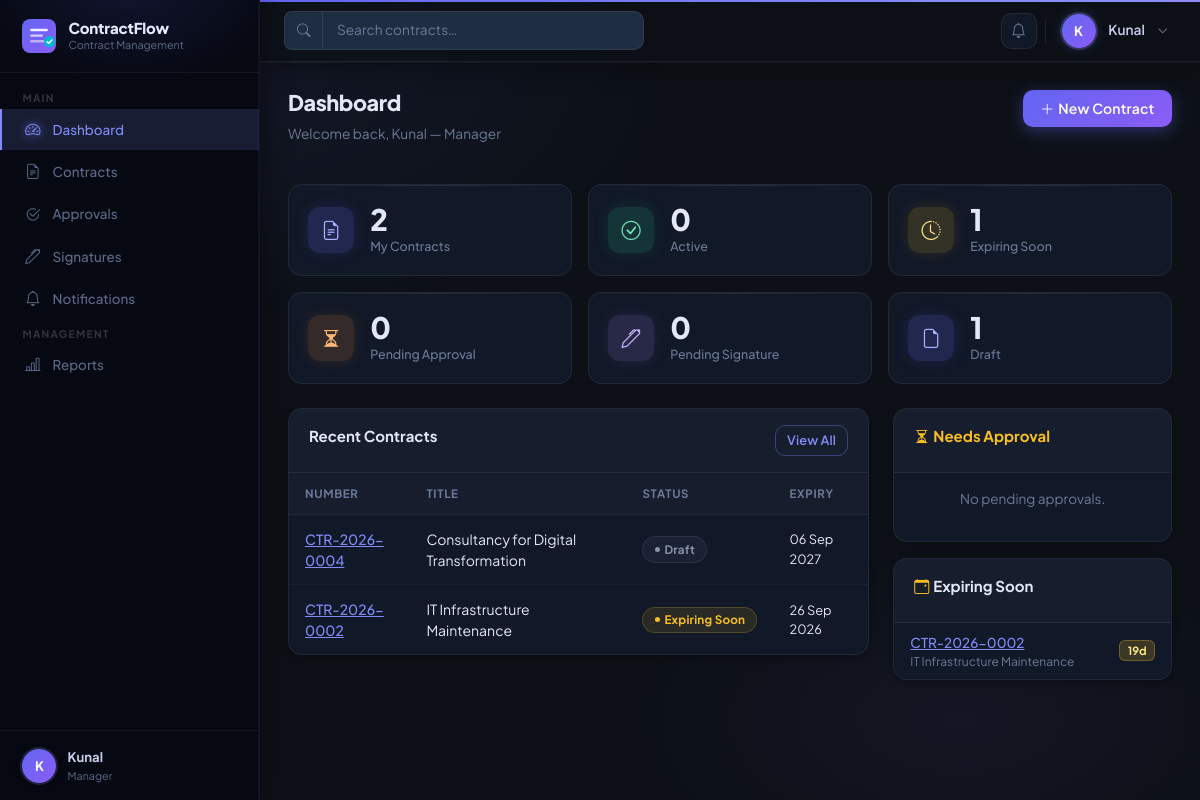
The page /dashboard/ (signed in) on the database its author committed.
### accounts/models.py (models this page shows, shortened)
class User(AbstractUser):
    class Role(models.TextChoices):
        ADMIN = "ADMIN", "Admin"
        MANAGER = "MANAGER", "Manager"
        EMPLOYEE = "EMPLOYEE", "Employee"
    class Status(models.TextChoices):
        ACTIVE = "ACTIVE", "Active"
        INACTIVE = "INACTIVE", "Inactive"
        SUSPENDED = "SUSPENDED", "Suspended"
    role = models.CharField(
        max_length=20,
        choices=Role.choices,
        default=Role.EMPLOYEE,
    )
    status = models.CharField(
        max_length=20,
        choices=Status.choices,
        default=Status.ACTIVE,
    )
    phone = models.CharField(max_length=20, blank=True)
    department = models.ForeignKey(
        Department,
        on_delete=models.SET_NULL,
        null=True,
        blank=True,
        related_name="users",
    )
    @property
    def is_admin(self):
        return self.role == self.Role.ADMIN
    @property
    def is_manager(self):
        return self.role == self.Role.MANAGER
    @property
    def full_name(self):
        return f"{self.first_name} {self.last_name}".strip() or self.username

### contracts/models.py (models this page shows, shortened)
class Contract(models.Model):
    class Status(models.TextChoices):
        DRAFT             = "DRAFT",             "Draft"
        UNDER_REVIEW      = "UNDER_REVIEW",      "Under Review"
        PENDING_APPROVAL  = "PENDING_APPROVAL",  "Pending Approval"
        APPROVED          = "APPROVED",          "Approved"
        PENDING_SIGNATURE = "PENDING_SIGNATURE", "Pending Signature"
        ACTIVE            = "ACTIVE",            "Active"
        EXPIRING_SOON     = "EXPIRING_SOON",     "Expiring Soon"
        EXPIRED           = "EXPIRED",           "Expired"
        RENEWED           = "RENEWED",           "Renewed"
        REJECTED          = "REJECTED",          "Rejected"
        CANCELLED         = "CANCELLED",         "Cancelled"
        ARCHIVED          = "ARCHIVED",          "Archived"
    class Priority(models.TextChoices):
        LOW      = "LOW",      "Low"
        MEDIUM   = "MEDIUM",   "Medium"
        HIGH     = "HIGH",     "High"
        CRITICAL = "CRITICAL", "Critical"
    contract_number = models.CharField(max_length=30, unique=True, editable=False)
    title           = models.CharField(max_length=255)
    contract_type   = models.ForeignKey(
        ContractCategory,
        on_delete=models.SET_NULL,
        null=True,
        blank=True,
        related_name="contracts",
    )
    description     = models.TextField(blank=True)
    party_name    = models.CharField(max_length=200, verbose_name="Party / Vendor Name")
    party_contact = models.CharField(max_length=200, blank=True, verbose_name="Party Contact Person")
    party_email   = models.EmailField(blank=True, verbose_name="Party Email")
    party_phone   = models.CharField(max_length=30, blank=True, verbose_name="Party Phone")
    department = models.ForeignKey(
        "accounts.Department",
        on_delete=models.SET_NULL,
        null=True,
        blank=True,
        related_name="contracts",
    )
    owner = models.ForeignKey(
        settings.AUTH_USER_MODEL,
        on_delete=models.SET_NULL,
        null=True,
        blank=True,
        related_name="owned_contracts",
    )
    start_date   = models.DateField()
    end_date     = models.DateField()
    renewal_date = models.DateField(null=True, blank=True)
    contract_value = models.DecimalField(max_digits=15, decimal_places=2, null=True, blank=True)
    payment_terms  = models.CharField(max_length=200, blank=True)
    status   = models.CharField(max_length=25, choices=Status.choices, default=Status.DRAFT)
    priority = models.CharField(max_length=10, choices=Priority.choices, default=Priority.MEDIUM)
    notes         = models.TextField(blank=True)
    renewal_terms = models.TextField(blank=True)
    created_by   = models.ForeignKey(
        settings.AUTH_USER_MODEL,
        on_delete=models.SET_NULL,
        null=True,
        related_name="created_contracts",
    )
    created_at   = models.DateTimeField(auto_now_add=True)
    updated_at   = models.DateTimeField(auto_now=True)
    class Meta:
        ordering = ["-created_at"]
    @property
    def days_until_expiry(self):
        if self.end_date:
            delta = self.end_date - timezone.now().date()
            return delta.days
        return None
    @property
    def status_badge_class(self):
        mapping = {
            "DRAFT":             "secondary",
            "UNDER_REVIEW":      "info",
            "PENDING_APPROVAL":  "warning",
            "APPROVED":          "primary",
            "PENDING_SIGNATURE": "warning",
            "ACTIVE":            "success",
            "EXPIRING_SOON":     "warning",
            "EXPIRED":           "danger",
            "RENEWED":           "success",
            "REJECTED":          "danger",
            "CANCELLED":         "secondary",
            "ARCHIVED":          "secondary",
        }
        return mapping.get(self.status, "secondary")

### dashboard/views.py (the view)
# urls.py: path("dashboard/",      include("dashboard.urls",     namespace="dashboard")),
@login_required
def dashboard(request):
    user = request.user
    today = timezone.now().date()
    if user.is_admin:
        return _admin_dashboard(request, today)
    elif user.is_manager:
        return _manager_dashboard(request, today, user)
    else:
        return _employee_dashboard(request, today, user)

### dashboard/views.py (called while the page is built)
def _timedelta(days):
    import datetime
    return datetime.timedelta(days=days)

### notifications/context_processors.py (called while the page is built)
def unread_notifications(request):
    if request.user.is_authenticated:
        count = Notification.objects.filter(
            recipient=request.user,
            status=Notification.Status.UNREAD,
        ).count()
        return {"unread_notification_count": count}
    return {"unread_notification_count": 0}

### templates/dashboard/manager_dashboard.html (shortened to what this page needs)
{% extends "base.html" %}
{% block nav_dashboard %}active{% endblock %}
{% block content %}
<div class="page-header">
  <div>
    <h1 class="page-title">Dashboard</h1>
    <p class="page-subtitle">Welcome back, {{ request.user.full_name }} — Manager</p>
  </div>
  <a href="{% url 'contracts:contract_create' %}" class="btn btn-primary">
    <i class="bi bi-plus-lg me-1"></i>New Contract
  </a>
</div>
<div class="row g-3 mb-4">
  <div class="col-6 col-md-4">
    <div class="stat-card">
      <div class="stat-icon bg-blue"><i class="bi bi-file-earmark-text"></i></div>
      <div><div class="stat-value">{{ stats.total_contracts }}</div><div class="stat-label">My Contracts</div></div>
    </div>
  </div>
  <div class="col-6 col-md-4">
    <div class="stat-card">
      <div class="stat-icon bg-green"><i class="bi bi-check-circle"></i></div>
      <div><div class="stat-value">{{ stats.active }}</div><div class="stat-label">Active</div></div>
    </div>
  </div>
  <div class="col-6 col-md-4">
    <div class="stat-card">
      <div class="stat-icon bg-yellow"><i class="bi bi-clock-history"></i></div>
      <div><div class="stat-value">{{ stats.expiring_soon }}</div><div class="stat-label">Expiring Soon</div></div>
    </div>
  </div>
  <div class="col-6 col-md-4">
    <div class="stat-card">
      <div class="stat-icon bg-orange"><i class="bi bi-hourglass-split"></i></div>
      <div><div class="stat-value">{{ stats.pending_approval }}</div><div class="stat-label">Pending Approval</div></div>
    </div>
  </div>
  <div class="col-6 col-md-4">
    <div class="stat-card">
      <div class="stat-icon bg-purple"><i class="bi bi-pen"></i></div>
      <div><div class="stat-value">{{ stats.pending_signature }}</div><div class="stat-label">Pending Signature</div></div>
    </div>
  </div>
  <div class="col-6 col-md-4">
    <div class="stat-card">
      <div class="stat-icon bg-blue"><i class="bi bi-file-earmark"></i></div>
      <div><div class="stat-value">{{ stats.draft }}</div><div class="stat-label">Draft</div></div>
    </div>
  </div>
</div>
<div class="row g-4">
  <div class="col-lg-8 col-md-12">
    <div class="card">
      <div class="card-header">
        <span class="card-title">Recent Contracts</span>
        <a href="{% url 'contracts:contract_list' %}" class="btn btn-sm btn-outline-primary">View All</a>
      </div>
      <div class="table-responsive">
        <table class="table mb-0">
          <thead><tr><th>Number</th><th>Title</th><th>Status</th><th>Expiry</th></tr></thead>
          <tbody>
            {% for c in recent_contracts %}
            <tr>
              <td><a href="{% url 'contracts:contract_detail' c.pk %}" class="text-primary fw-500">{{ c.contract_number }}</a></td>
              <td>{{ c.title|truncatechars:40 }}</td>
              <td><span class="status-badge badge-{{ c.status_badge_class }}">{{ c.get_status_display }}</span></td>
              <td style="font-size:.8rem;">{{ c.end_date|date:"d M Y" }}</td>
            </tr>
            {% empty %}
            <tr><td colspan="4" class="text-center py-4 text-muted">No contracts yet.</td></tr>
            {% endfor %}
          </tbody>
        </table>
      </div>
    </div>
  </div>
  <div class="col-lg-4 col-md-12">
    <div class="card mb-3">
      <div class="card-header">
        <span class="card-title text-warning"><i class="bi bi-hourglass-split me-1"></i>Needs Approval</span>
      </div>
      {% if pending_approvals %}
      <ul class="list-group list-group-flush">
        {% for c in pending_approvals %}
        <li class="list-group-item py-2 px-3">
          <a href="{% url 'contracts:contract_detail' c.pk %}" class="text-primary fw-500" style="font-size:.85rem;">{{ c.contract_number }}</a>
          <div class="text-muted" style="font-size:.75rem;">{{ c.title|truncatechars:35 }}</div>
          <a href="{% url 'approvals:approval_action' c.pk %}" class="btn btn-xs btn-warning mt-1" style="font-size:.75rem;padding:.15rem .5rem;">Review</a>
        </li>
        {% endfor %}
      </ul>
      {% else %}
      <p class="text-center text-muted py-3" style="font-size:.85rem;">No pending approvals.</p>
      {% endif %}
    </div>
    <div class="card">
      <div class="card-header">
        <span class="card-title"><i class="bi bi-calendar-event text-warning me-1"></i>Expiring Soon</span>
      </div>
      {% if upcoming_expirations %}
      <ul class="list-group list-group-flush">
        {% for c in upcoming_expirations %}
        <li class="list-group-item d-flex justify-content-between align-items-center py-2 px-3">
          <div>
            <a href="{% url 'contracts:contract_detail' c.pk %}" class="text-primary fw-500" style="font-size:.85rem;">{{ c.contract_number }}</a>
            <div class="text-muted" style="font-size:.75rem;">{{ c.title|truncatechars:30 }}</div>
          </div>
          <span class="badge {% if c.days_until_expiry <= 7 %}bg-danger{% else %}bg-warning{% endif %}">{{ c.days_until_expiry }}d</span>
        </li>
        {% endfor %}
      </ul>
      {% else %}
      <p class="text-center text-muted py-3" style="font-size:.85rem;">No expiring contracts.</p>
      {% endif %}
    </div>
  </div>
</div>
{% endblock %}

### templates/base.html (shortened to what this page needs)
{% load static %}
<!DOCTYPE html>
<html lang="en">
<head>
  <link href="https://cdn.jsdelivr.net/npm/bootstrap@5.3.3/dist/css/bootstrap.min.css" rel="stylesheet">
  <link href="https://cdn.jsdelivr.net/npm/bootstrap-icons@1.11.3/font/bootstrap-icons.min.css" rel="stylesheet">
  <link href="{% static 'css/crm.css' %}" rel="stylesheet">
</head>
<body>
<div class="crm-wrapper">
  <aside class="sidebar" id="crm-sidebar">
    <a class="sidebar-brand" href="{% url 'dashboard:index' %}">
      <div>
        <div class="brand-text">ContractFlow</div>
        <div class="brand-sub">Contract Management</div>
      </div>
    </a>
    <nav class="sidebar-nav">
      <span class="nav-section-label">Main</span>
      <a class="sidebar-link {% block nav_dashboard %}{% endblock %}"
         href="{% url 'dashboard:index' %}">
        <span class="nav-icon"><i class="bi bi-speedometer2"></i></span>
        Dashboard
      </a>
      <a class="sidebar-link {% block nav_contracts %}{% endblock %}"
         href="{% url 'contracts:contract_list' %}">
        <span class="nav-icon"><i class="bi bi-file-earmark-text"></i></span>
        Contracts
      </a>
      <a class="sidebar-link {% block nav_approvals %}{% endblock %}"
         href="{% url 'approvals:approval_list' %}">
        <span class="nav-icon"><i class="bi bi-check2-circle"></i></span>
        Approvals
      </a>
      <a class="sidebar-link {% block nav_signatures %}{% endblock %}"
         href="{% url 'signatures:signature_list' %}">
        <span class="nav-icon"><i class="bi bi-pen"></i></span>
        Signatures
      </a>
      <a class="sidebar-link {% block nav_notifications %}{% endblock %}"
         href="{% url 'notifications:notification_list' %}">
        <span class="nav-icon"><i class="bi bi-bell"></i></span>
        Notifications
      </a>
      {% if request.user.is_manager or request.user.is_admin %}
      <span class="nav-section-label">Management</span>
      <a class="sidebar-link {% block nav_reports %}{% endblock %}"
         href="{% url 'reports:reports_index' %}">
        <span class="nav-icon"><i class="bi bi-bar-chart-line"></i></span>
        Reports
      </a>
      {% endif %}
    </nav>
    <div class="sidebar-footer">
      <div class="sidebar-user">
        <div class="sidebar-avatar">{{ request.user.username|first|upper }}</div>
        <div class="sidebar-user-info">
          <div class="name">{{ request.user.full_name }}</div>
          <div class="role">{{ request.user.get_role_display }}</div>
        </div>
      </div>
    </div>
  </aside>
  <div class="main-area">
    <header class="topbar">
      <form class="topbar-search d-none d-md-flex"
            action="{% url 'contracts:contract_list' %}"
            method="get">
        <div class="input-group">
          <span class="input-group-text rounded-start-3 border-end-0">
            <i class="bi bi-search" style="font-size:.85rem;"></i>
          </span>
          <input type="text" name="search" class="form-control"
                 placeholder="Search contracts…"
                 value="{{ request.GET.search|default:'' }}">
        </div>
      </form>
      <div class="topbar-actions">
        <a href="{% url 'notifications:notification_list' %}" class="btn-icon" title="Notifications">
          <i class="bi bi-bell"></i>
        </a>
        <div class="dropdown">
          <div class="topbar-user" data-bs-toggle="dropdown" aria-expanded="false">
            <div class="topbar-avatar">{{ request.user.username|first|upper }}</div>
            <span class="d-none d-md-inline ms-1"
                  style="font-size:.855rem;font-weight:600;color:#c8ceee;">
              {{ request.user.full_name }}
            </span>
            <i class="bi bi-chevron-down ms-1 d-none d-md-inline"
               style="font-size:.65rem;color:#9ca3af;"></i>
          </div>
        </div>
      </div>
    </header>
    <main class="page-content" style="position:relative;z-index:1;">
      {% block content %}{% endblock %}
    </main>
  </div>
</div>
</body>
</html>

### rows shown on the page
User: user.username|first "K", user.full_name "Kunal", user.role "Manager"
Contract: contract_number "CTR-2026-0004", title "Consultancy for Digital Transformation", status "Draft", end_date "06 Sep 2027"
Contract: contract_number "CTR-2026-0002", title "IT Infrastructure Maintenance", status "Expiring Soon", end_date "26 Sep 2026", days_until_expiry "19"

### other values the page prints
{{ stats.total_contracts }} "2"
{{ stats.active }} "0"
{{ stats.expiring_soon }} "1"
{{ stats.pending_approval }} "0"
{{ stats.pending_signature }} "0"
{{ stats.draft }} "1"
